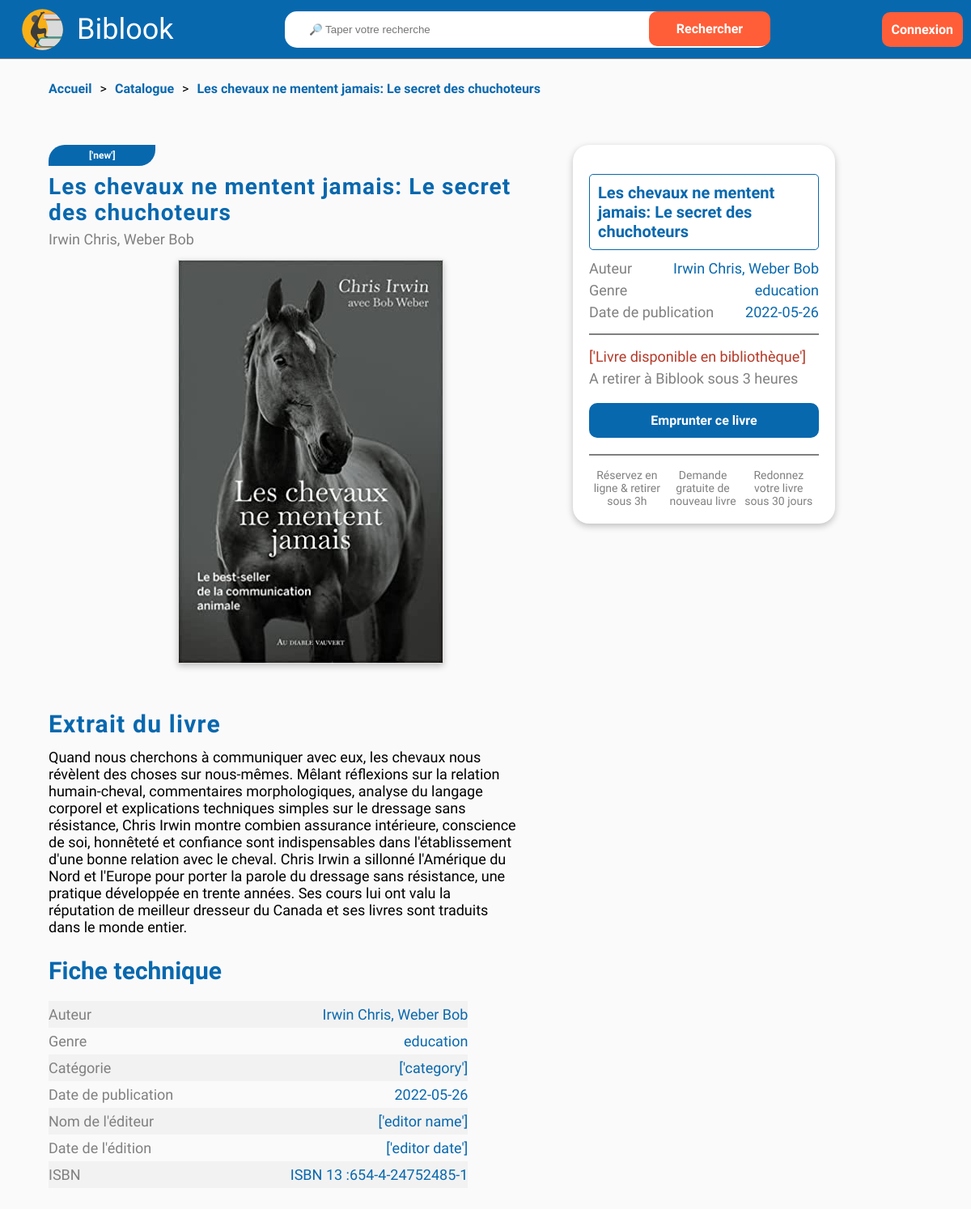
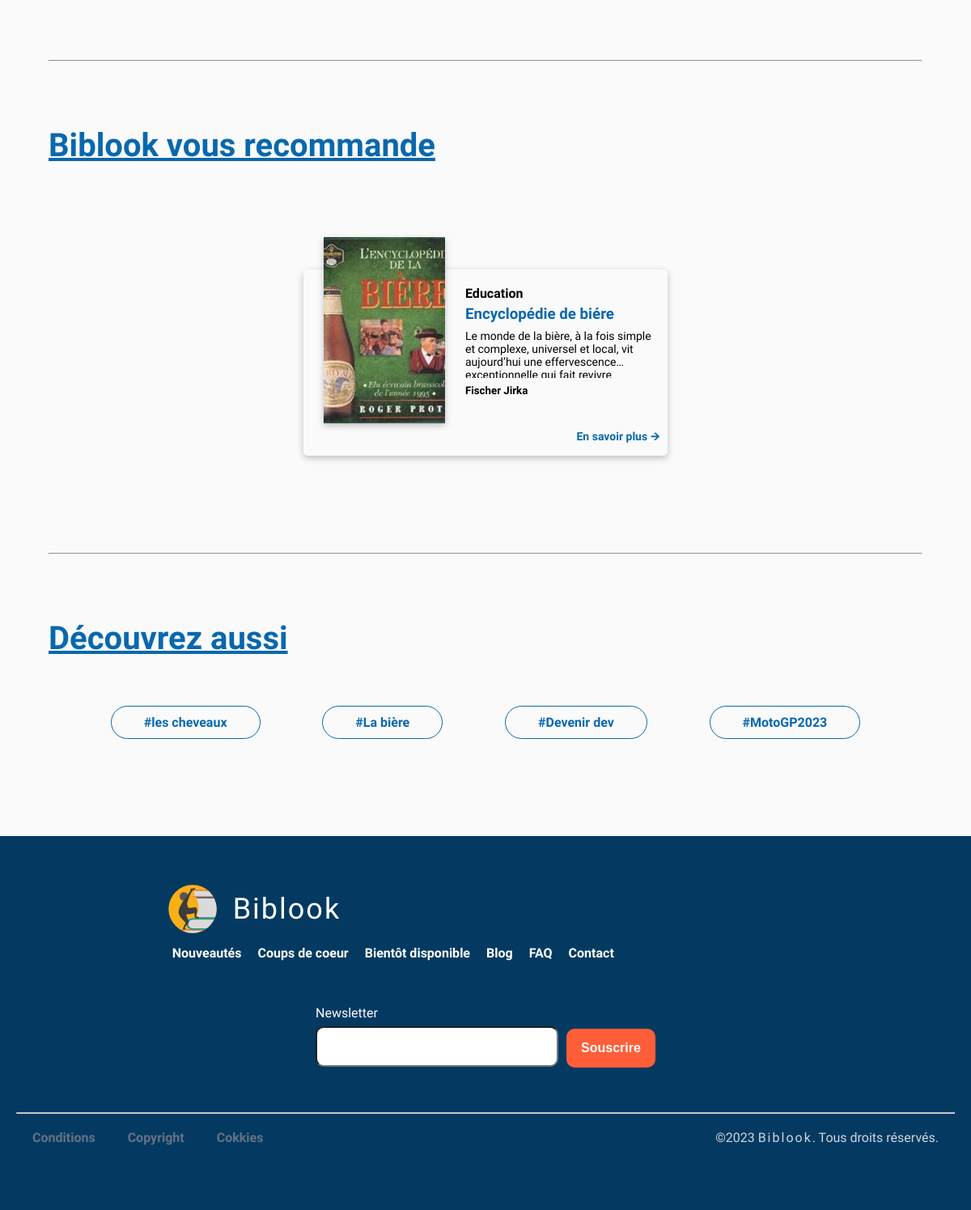
/front/book-detail.php?id=12, run on the app's committed database (2 pictures, top to bottom).
### tables this page shows
CREATE TABLE IF NOT EXISTS `work` (
  `id_work` int NOT NULL AUTO_INCREMENT,
  `title` varchar(200) DEFAULT NULL,
  `pict` varchar(100) DEFAULT NULL,
  `extract` text,
  `new` tinyint(1) DEFAULT NULL,
  `published_at` date DEFAULT NULL,
  `ISBN` varchar(50) DEFAULT NULL,
  PRIMARY KEY (`id_work`) USING BTREE
);

### front/book-detail.php (the view, shortened to what this page needs)
<?php include_once '../front/header-default.php';
include_once '../connexion.php';
$id = $_GET['id'];
$req_book = $db->prepare("SELECT DISTINCT `id_work`,`title`,`pict`,`extract`, `published_at`, `ISBN`,
GROUP_CONCAT(DISTINCT `genre`.`name`) AS `genres`,
GROUP_CONCAT(DISTINCT CONCAT(`author`.`lastname`, SPACE(1), `author`.`firstname`)) AS `authors`
FROM `work`
INNER JOIN `work_genre`
ON `work`.`id_work` = `work_genre`.`work_id`
INNER JOIN `genre`
ON `work_genre`.`genre_id` =`genre`.`id_genre`
INNER JOIN `work_author`
ON `work_author`.`work_id` = `work`.`id_work`
INNER JOIN `author`
ON `work_author`.`author_id` = `author`.`id_author`
WHERE `id_work` = :id");
$req_book->bindParam('id', $id, PDO::PARAM_INT);
$req_book->execute();
while ($book = $req_book->fetch(PDO::FETCH_ASSOC)) {
    $genre = str_replace(",", "', '", $book['genres']);
    $title = str_replace("'", "\'", $book['title']);
?>
    <main>
        <ul id="Breadcrumb" class="row-limit-size">
            <li><a href="../index.php">Accueil</a></li>
            <li>></li>
            <li><a href="./catalog.php#section-catalog">Catalogue</a></li>
            <li>></li>
            <li><a href="#"><?= $book['title'] ?></a></li>
        </ul>
        <section id="section-detail-book" class="row-limit-size">
            <div id="container-detail-book">
                <div class="item-detail-book-left">
                    <div class="book-new">['new']</div>
                    <h1 class="title-work"><?= $book['title'] ?></h1>
                    <p class="author"><?= str_replace(',', ', ', $book['authors']) ?></p>
                    <figure><img src="../img/books/<?= $book['pict'] ?>" alt="<?= $book['title'] ?>"></figure>
                    <h2 id="title-extract">Extrait du livre</h2>
                    <p class="extract-work"><?= $book['extract'] ?></p>
                    <h3 id="info-technical">Fiche technique</h3>
                    <ul class="all-info-book">
                        <li>Auteur <span class="bdd-var"><?= str_replace(',', ', ', $book['authors']) ?></span></li>
                        <li>Genre <span class="bdd-var"><?= str_replace(',', ', ', $book['genres']) ?></span></li>
                        <li>Catégorie <span class="bdd-var">['category']</span></li>
                        <li>Date de publication <span class="bdd-var"><?= $book['published_at'] ?></span></li>
                        <li> Nom de l'éditeur<span class="bdd-var">['editor name']</span></li>
                        <li>Date de l'édition<span class="bdd-var">['editor date']</span></li>
                        <li>ISBN<span class="bdd-var"><?= $book['ISBN'] ?></span></li>
                    </ul>
                </div>
                <div id="item-detail-book-right">
                    <h4 class="title-work-description"><?= $book['title'] ?></h4>
                    <ul class="info-work-description">
                        <li>Auteur <span><?= str_replace(',', ', ', $book['authors']) ?></span></li>
                        <li>Genre <span><?= str_replace(',', ', ', $book['genres']) ?></span></li>
                        <li>Date de publication <span><?= $book['published_at'] ?></span></li>
                    </ul>
                    <hr>
                    <ul class="list-info-revervation">
                        <li>['Livre disponible en bibliothèque']</li>
                        <li>A retirer à Biblook sous 3 heures</li>
                    </ul>
                    <?php
                    $req_loan = $db->prepare("SELECT `id_work`, `title`, `pict` FROM `work` WHERE `id_work` = :id");
                    $req_loan->bindParam('id', $id, PDO::PARAM_INT);
                    $req_loan->execute();
                    $req_book_loan = $req_loan->fetch(PDO::FETCH_ASSOC);
                    ?>
                    <a href="#" id="btn-loan" data-idWork="<?= $req_book_loan['id_work'] ?>" data-title="<?= $req_book_loan['title'] ?>" data-pict="<?= $req_book_loan['pict'] ?>">Emprunter ce livre</a>
                    <hr>
                    <ul class="list-advantage">
                        <li>Réservez en ligne & retirer sous 3h</li>
                        <li>Demande gratuite de nouveau livre</li>
                        <li>Redonnez votre livre sous 30 jours</li>
                    </ul>
                </div>
            </div>
        </section>
        <hr>
        <section id="section-recommandation" class="row-limit-size">
            <h3 class="standard-title-section">Biblook vous recommande</h3>
            <div id="container-cards">
                <?php
                $sql =
                    "SELECT DISTINCT `id_work`,`title`,`pict`,`extract`,
                    GROUP_CONCAT(DISTINCT `genre`.`name`) AS `genres`,
                    GROUP_CONCAT(DISTINCT CONCAT(`author`.`lastname`, SPACE(1), `author`.`firstname`)) AS `authors`
                    FROM `work`
                    INNER JOIN `work_genre`
                    ON `work`.`id_work` = `work_genre`.`work_id`
                    INNER JOIN `genre`
                    ON `work_genre`.`genre_id` =`genre`.`id_genre`
                    INNER JOIN `work_author`
                    ON `work_author`.`work_id` = `work`.`id_work`
                    INNER JOIN `author`
                    ON `work_author`.`author_id` = `author`.`id_author`
                    WHERE `genre`.`name` IN ('$genre')
                    AND `title` <> ('$title')
                    GROUP BY `id_work` ORDER BY `id_work` DESC";
                $req_catalog = $db->query($sql);
                while ($card = $req_catalog->fetch(PDO::FETCH_ASSOC)) {
                ?>
                    <div class="card">
                        <div class="top-item-card">
                            <img src="../img/books/<?= $card['pict'] ?>" alt="<?= $card['title'] ?>">
                        </div>
                        <div class="bottom-item-card">
                            <h4><?= $card['genres'] ?></h4>
                            <h3 id="title-book-card"><?= $card['title'] ?></h3>
                            <p class="description-card"><?= $card['extract'] ?></p>
                            <h5><?= $card['authors'] ?></h5>
                            <a href="../front/book-detail.php?id=<?= $card['id_work'] ?>" class="link-page">En savoir plus 🡪</a>
                        </div>
                    </div>
                <?php } ?>
            </div>
        </section>
        <hr>
        <section id="section-tag-recommandation" class="row-limit-size">
            <h3 class="standard-title-section">Découvrez aussi</h3>
            <div id="container-tags">
                <div id="tag-a" class="tag-reco">#les cheveaux</div>
                <div id="tag-b" class="tag-reco">#La bière</div>
                <div id="tag-c" class="tag-reco">#Devenir dev</div>
                <div id="tag-d" class="tag-reco">#MotoGP2023</div>
            </div>
        </section>
    </main>
    </body>
<?php include_once '../front/footer-default.php';
}; ?>
</html>

### front/header-default.php (shortened to what this page needs)
<!DOCTYPE html>
<html lang="en">
<head>
    <link rel="stylesheet" href="../css/style.css">
    <link rel="stylesheet" href="../css/style-catalogue.css">
    <link rel="stylesheet" href="../css/style-book-detail.css">
</head>
<body>
    <header id="main-header">
    <nav id="main-nav-bar">
      <div id="container-nav-bar" class="row-limit-size">
        <div id="container-group-logo">
          <img src="../img/logo-seul-biblook-noir.svg" alt="Biblook">
          <span id="nav-logo-text">Biblook</span>
        </div>
        <div id="container-group-search-nav-top">
        <form action="../front/catalog.php?placeholde" method="GET">
              <input type="search" name="search"id="input-search-nav-top" placeholder="🔎 Taper votre recherche">
              <input type="submit" name ="rechercher" value="Rechercher" id="btn-search-nav-top">
        </form>
        </div>
        <div id="container-group-btn-connexion">
          <a href="../front/connect.php" id="btn-sign-up"><span>Connexion</span>
          </a>
        </div>
      </div>
    </nav>
  </header>

### front/footer-default.php
<footer id="footer">
    <div id="container-footer-top">
      <div id="item-footer-left">
        <div id="group-logo">
          <img src="../img/logo-seul-biblook-noir.svg" alt="Biblook">
          <span id="font-logo">Biblook</span>
        </div>
        <ul>
          <div id="list-left">
            <li><a href="../index.php#main-header">Nouveautés</a></li>
            <li><a href="../index.php#section-heart">Coups de coeur</a></li>
            <li><a href="../index.php#section-soon-available">Bientôt disponible</a></li>
          </div>
          <div id="list-right">
            <li><a href="../index.php#section-blog">Blog</a></li>
            <li><a href="../index.php#section-faq">FAQ</a></li>
            <li><a href="../index.php#section-location">Contact</a></li>
          </div>
        </ul>
      </div>
      <div id="item-footer-right">
        <p>Newsletter</p>
        <form action="#">
          <input type="mail">
          <button type="submit">Souscrire</button>
        </form>
      </div>
    </div>
    <hr>
    <div id="container-footer-bottom" class="row-limit-size">
      <ul>
        <li><a href="#">Conditions</a></li>
        <li><a href="#">Copyright</a></li>
        <li><a href="#">Cokkies</a></li>
      </ul>
      <p>©2023 <span id="font-logo">Biblook</span>. Tous droits réservés.</p>
    </div>
  </footer>

### css/style-catalogue.css (style rules this page uses)
main { width: 90%; margin: 0 auto; padding-top: 20px; }
@media screen and (min-width: 950px) { main { padding-top: 100px; } }
main #Breadcrumb { display: none; }
@media screen and (min-width: 950px) { main #Breadcrumb { display: flex; } }
main #Breadcrumb li { margin-right: 10px; }
main #Breadcrumb li a { color: #0868ae; }

### data on the page
work: title "Les chevaux ne mentent jamais: Le secret des chuchoteurs", authors "Irwin Chris, Weber Bob", pict (picture), extract "Quand nous cherchons à communiquer avec eux, les chevaux nous révèlent des choses sur nous-mêmes. Mêlant réflexions sur la relation humain-cheval, commentaires morphologiques, analyse du langage corporel et explications techniques simples sur le dressage sans résistance, Chris Irwin montre combien assurance intérieure, conscience de soi, honnêteté et confiance sont indispensables dans l'établissement d'une bonne relation avec le cheval. Chris Irwin a sillonné l'Amérique du Nord et l'Europe pour porter la parole du dressage sans résistance, une pratique développée en trente années. Ses cours lui ont valu la réputation de meilleur dresseur du Canada et ses livres sont traduits dans le monde…", genres "education", published_at "2022-05-26", ISBN "ISBN 13 :654-4-24752485-1"
work: pict (picture), genres "Education", title "Encyclopédie de biére", extract "Le monde de la bière, à la fois simple et complexe, universel et local, vit aujourd’hui une effervescence exceptionnelle qui fait…", authors "Fischer Jirka"
